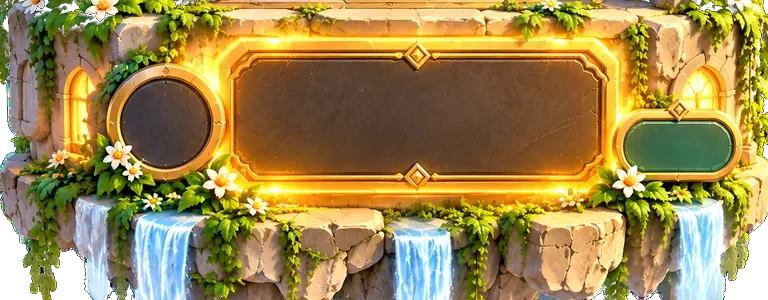
#> input picture assets/art/floor_current.webp, 768 x 300 px
$ python prepare_floor_art.py
#> lines starting #> are read from the running program, lines starting #| are printed output that depends on the picture
#> in main, image is the input picture: PIL image 768x300 RGBA; mean R, G, B, A 152.6, 130, 72.5, 246.5
"""Turn one blank floor illustration into three transparent reusable floor skins.

No game-specific numbers, names, or status icons are baked into the images.
Run with: python tools/prepare_floor_art.py
"""
from collections import deque
from pathlib import Path
from PIL import Image, ImageEnhance

ROOT = Path(__file__).resolve().parents[1]
ART = ROOT / "assets" / "art"
BASE = ART / "floor_current.webp"


def remove_connected_dark_background(image):
    image = image.convert("RGBA")
    width, height = image.size
#> width = 768; height = 300
    pixels = image.load()
    visited = bytearray(width * height)
    queue = deque()

    def consider(x, y):
        idx = y * width + x
        if visited[idx]:
            return
        visited[idx] = 1
        r, g, b, a = pixels[x, y]
        if a and max(r, g, b) <= 88 and r + g + b <= 164:
            queue.append((x, y))

    for x in range(width):
        consider(x, 0)
        consider(x, height - 1)
#> this loop made 768 passes
    for y in range(height):
        consider(0, y)
        consider(width - 1, y)
#> this loop made 300 passes

    while queue:
        x, y = queue.popleft()
        r, g, b, a = pixels[x, y]
        # Feather almost-black anti-aliased edges, without touching the
        # separate dark plaque enclosed by stone.
        brightness = max(r, g, b)
        opacity = max(0, min(255, int((brightness - 15) * 255 / 70)))
        pixels[x, y] = (r, g, b, opacity)
        if x > 0:
            consider(x - 1, y)
        if x + 1 < width:
            consider(x + 1, y)
        if y > 0:
            consider(x, y - 1)
        if y + 1 < height:
            consider(x, y + 1)

    return image


def tint(image, target):
    if target == "current":
        return image
    tinted = image.copy()
    source = tinted.load()
    w, h = tinted.size
    for y in range(h):
        for x in range(w):
            r, g, b, a = source[x, y]
            if not a:
                continue
            if target == "completed":
                # Keep natural golden stone; slightly soften the gold and
                # enhance leaves, rather than painting the whole block green.
                source[x, y] = (
                    int(.84 * r + .16 * min(255, g)),
                    min(255, int(.92 * g + .08 * 175)),
                    int(.83 * b + .17 * g), a)
            else:
                gray = int(.28 * r + .59 * g + .13 * b)
                source[x, y] = (
                    int(.62 * r + .38 * gray),
                    int(.57 * g + .43 * gray),
                    min(255, int(.52 * b + .48 * gray + 12)), a)
    return tinted


def main():
    image = Image.open(BASE).convert("RGBA")
    # A previously processed current sprite is already transparent. Keep
    # reruns idempotent while retaining the blank base image.
    if image.getpixel((0, 0))[3] > 0:
        image = remove_connected_dark_background(image)
    for state in ("current", "completed", "locked"):
        result = tint(image, state)
        result.save(ART / f"floor_{state}.webp",
                    format="WEBP", quality=88, method=6)
        print(f"Saved transparent floor_{state}.webp")
#> this loop made 3 passes
#> pass 2, in main, `result = tint(image, state)`:
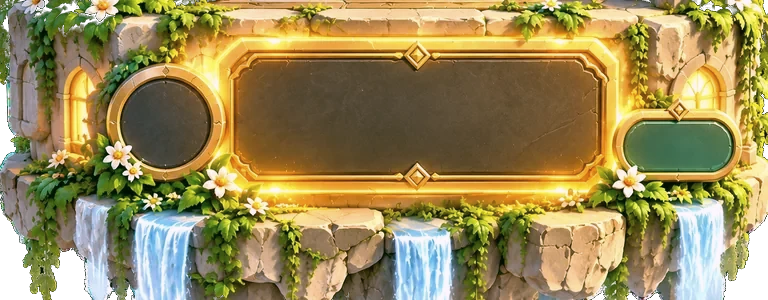
#> result: PIL image 768x300 RGBA; mean R, G, B, A 148.5, 132.9, 81.8, 246.5; transparent parts drawn white
#> pass 3, in main, `result = tint(image, state)`:
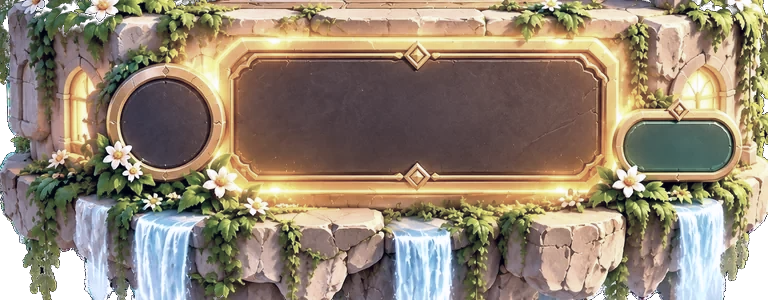
#> result: PIL image 768x300 RGBA; mean R, G, B, A 142.9, 128.9, 110.4, 246.5; transparent parts drawn white


if __name__ == "__main__":
    main()
